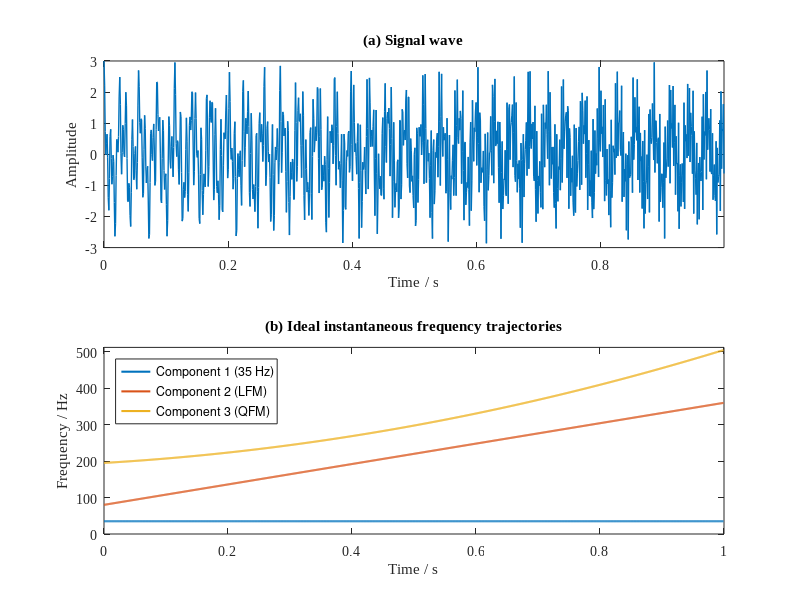

Here is the MATLAB script that generated this plot: (Note: this script raises an error after producing the figure.)
% =========================================================================
% Demonstration of time-frequency analysis for the simulated multi-component signal:
% Time-frequency analysis methods (STFT, SST, SET, MSST, SRT, and the proposed method)
% In terms of TFR, energy concentration, ridge extraction, and signal reconstruction accuracy.
% written by Yabo Wang, School of Electronic Engineering, Xidian University
% Repository: https://github.com/wwwyyybbbcn/A-novel-frequency-direction-post-processing-method.git
% =========================================================================
clc;clear;close all
%% Basic parameters
fs=1024; % Sampling frequency (Hz)
N=1; % Signal duration set to 1s
time=0:1/fs:N-1/fs; % Time vector
Nt=length(time); % Number of sampling points
fre=(0:(Nt-1)/2)/Nt*2*fs/2; % Frequency vector

%% Signal model: multi-component signal
a=1; % Constant amplitude of 1 for all signal components
s1= a*cos(2*pi*(35*time)); % Component 1: Fixed frequency (35 Hz) signal
s2= a*cos(2*pi*( 80*time+140*time.^2)); % Component 2: Linear frequency modulated (LFM) signal
s3= a*cos(2*pi*( 195*time+50*time.^2+70*time.^3)); % Component 3: Quadratic frequency modulated (QFM) signal
s=s1'+s2'+s3';
s_noise=awgn(s,5,"measured");

%% Ideal instantaneous frequencies (IF) for each signal component
IF1(1,1:Nt)=35; % IF of signal component 1
IF2=80+280*time; % IF of signal component 2
IF3=195+100*time+210*time.^2; % IF of signal component 3

%% Signal waveform and instantaneous frequencies
figure;
subplot(2,1,1)
plot(time,s,'linewidth',1);
xlabel('Time / s');ylabel('Amplitude');
xlim([0 max(time)]);
title('(a) Signal wave');
set(gca, 'FontSize', 10, 'Fontname', 'Times New Roman');

subplot(2,1,2)
plot(time,IF1,'linewidth',1.5);
hold on;
plot(time,IF2,'linewidth',1.5);
plot(time,IF3,'linewidth',1.5);
hold off;
xlabel('Time / s');ylabel('Frequency / Hz');
ylim([0 fs/2]);
title('(b) Ideal instantaneous frequency trajectories');
legend('Component 1 (35 Hz)','Component 2 (LFM)','Component 3 (QFM)',"Location","northwest");
set(gca, 'FontSize', 10, 'Fontname', 'Times New Roman');

%% TFA and Renyi entropy
% TFA
w_length=170;
tic;[tfr] = STFT_Y(s,w_length);toc;
tic;[Ts] = SST_Y(s,w_length);  toc;
tic;[~,Te] = SET_Y(s,w_length); toc;
tic;[MTs] = MSST_Y_new(s,w_length,20);toc;
tic;[srt] = SRT(s,w_length,fs);toc;
tic;[tfr_pm] = PM_W(s,w_length);toc;

% Renyi entropy
renyi_stft=renyi(abs(tfr));
renyi_sst=renyi(abs(Ts));
renyi_set=renyi(abs(Te));
renyi_MSST=renyi(abs(MTs));
renyi_srt=renyi(abs(srt));
renyi_pm=renyi(abs(tfr_pm));

%% plot time-frequency representation (TFR)
% Fig. 1
figureUnits = 'inches';
figureWidth = 3.5;
figureHeight = 1.35;
fontSize = 7.5;
figure('Unit', figureUnits, 'Position', [1, 1, figureWidth, figureHeight]);
leftMargin = 0.45;
rightMargin = 0.04;
bottomMargin = 0.23; 
topMargin = 0.13;
hSpace = 0.55;
plotWidth = (figureWidth - leftMargin - rightMargin - hSpace)/2;
plotHeight = figureHeight - topMargin - bottomMargin;

subplot(1,2,1);
mesh(time,fre,abs(tfr),'LineWidth', 0.5);
xlabel('Time (s)', 'FontSize', fontSize);
ylabel('Frequency (Hz)', 'FontSize', fontSize,"Rotation",-70);
zlabel('Amplitude', 'FontSize', fontSize);
title('(a)', 'FontSize', fontSize);
xlim([0 max(time)]);
ylim([0 max(fre)]);
zlim([0 1]);
axis xy
set(gca, 'FontSize', 10, 'Fontname', 'Times New Roman');
view(-19,72)
shading interp;
set(gcf, 'Color', 'white');
xticks([0,0.4,0.8]);
yticks([0,200,400]);
caxis([0 1]);
pos1 = [leftMargin, bottomMargin, plotWidth, plotHeight];
set(gca,'Unit', figureUnits,'FontSize', fontSize, 'Fontname', 'Times New Roman', 'Position', pos1);

subplot(1,2,2);
mesh(time,fre,abs(tfr_pm),'LineWidth', 0.5);
xlabel('Time (s)', 'FontSize', fontSize);
ylabel('Frequency (Hz)', 'FontSize', fontSize,"Rotation",-70);
zlabel('Amplitude', 'FontSize', fontSize);
title('(b)', 'FontSize', fontSize);
xlim([0 max(time)]);
ylim([0 max(fre)]);
zlim([0 1]);
axis xy
set(gca, 'FontSize', 10, 'Fontname', 'Times New Roman');
view(-19,72)
shading interp;
set(gcf, 'Color', 'white');
xticks([0,0.4,0.8]);
yticks([0,200,400]);
caxis([0 1]);
pos2 = [leftMargin + plotWidth + hSpace, bottomMargin, plotWidth, plotHeight];
set(gca,'Unit', figureUnits,'FontSize', fontSize, 'Fontname', 'Times New Roman', 'Position', pos2);

% The TFR result of STFT
figure;
imagesc(time,fre,abs(tfr));
xlabel('Time (s)');
ylabel('Frequency (Hz)');
set(gca, 'FontSize', 10, 'Fontname', 'Times New Roman');
axis xy;
caxis([0 1]);
% 3D visualization of STFT
figure
mesh(time,fre,abs(tfr),'LineWidth', 1);
xlabel('Time (s)');
ylabel('Frequency (Hz)');
zlabel('Amplitude');
xlim([0 max(time)]);
ylim([0 max(fre)]);
zlim([0 1]);
axis xy
shading interp;
set(gcf, 'Color', 'white');
view(-19,72)
caxis([0 1]);
set(gca, 'FontSize', 10, 'Fontname', 'Times New Roman');

% The TFR result of SST
figure;
imagesc(time,fre,abs(Ts));
xlabel('Time (s)');
ylabel('Frequency (Hz)');
set(gca, 'FontSize', 10, 'Fontname', 'Times New Roman');
axis xy;
caxis([0 1]);
% 3D visualization of SST
figure
mesh(time,fre,abs(Ts),'LineWidth', 1);
xlabel('Time (s)');
ylabel('Frequency (Hz)');
zlabel('Amplitude');
xlim([0 max(time)]);
ylim([0 max(fre)]);
zlim([0 1]);
axis xy
shading interp;
set(gcf, 'Color', 'white');
view(-19,72)
caxis([0 1]);
set(gca, 'FontSize', 10, 'Fontname', 'Times New Roman');

% The TFR result of SET
figure;
imagesc(time,fre,abs(Te));
xlabel('Time (s)');
ylabel('Frequency (Hz)');
set(gca, 'FontSize', 10, 'Fontname', 'Times New Roman');
axis xy;
caxis([0 1]);
% 3D visualization of SET
figure
mesh(time,fre,abs(Te),'LineWidth', 1);
xlabel('Time (s)');
ylabel('Frequency (Hz)');
zlabel('Amplitude');
xlim([0 max(time)]);
ylim([0 max(fre)]);
zlim([0 1]);
axis xy
shading interp;
set(gcf, 'Color', 'white');
view(-19,72)
caxis([0 1]);
set(gca, 'FontSize', 10, 'Fontname', 'Times New Roman');

% The TFR result of MSST
figure;
imagesc(time,fre,abs(MTs));
xlabel('Time (s)');
ylabel('Frequency (Hz)');
set(gca, 'FontSize', 10, 'Fontname', 'Times New Roman');
axis xy;
caxis([0 1]);
% 3D visualization of MSST
figure
mesh(time,fre,abs(MTs),'LineWidth', 1);
xlabel('Time (s)');
ylabel('Frequency (Hz)');
zlabel('Amplitude');
xlim([0 max(time)]);
ylim([0 max(fre)]);
zlim([0 1]);
axis xy
shading interp;
set(gcf, 'Color', 'white');
view(-19,72)
caxis([0 1]);
set(gca, 'FontSize', 10, 'Fontname', 'Times New Roman');

% The TFR result of SRT
figure;
imagesc(time,fre,abs(srt));
xlabel('Time (s)');
ylabel('Frequency (Hz)');
set(gca, 'FontSize', 10, 'Fontname', 'Times New Roman');
axis xy;
caxis([0 1]);
% 3D visualization of SRT
figure
mesh(time,fre,abs(srt),'LineWidth', 1);
xlabel('Time (s)');
ylabel('Frequency (Hz)');
zlabel('Amplitude');
xlim([0 max(time)]);
ylim([0 max(fre)]);
zlim([0 1]);
axis xy
shading interp;
set(gcf, 'Color', 'white');
view(-19,72)
caxis([0 1]);
set(gca, 'FontSize', 10, 'Fontname', 'Times New Roman');

% The TFR result of the proposed method
figure;
imagesc(time,fre,abs(tfr_pm));
xlabel('Time (s)');
ylabel('Frequency (Hz)');
set(gca, 'FontSize', 10, 'Fontname', 'Times New Roman');
axis xy;
caxis([0 1]);
% 3D visualization of the proposed method
figure
mesh(time,fre,abs(tfr_pm),'LineWidth', 1);
xlabel('Time (s)');
ylabel('Frequency (Hz)');
zlabel('Amplitude');
xlim([0 max(time)]);
ylim([0 max(fre)]);
zlim([0 1]);
axis xy
shading interp;
set(gcf, 'Color', 'white');
view(-19,72)
caxis([0 1]);
set(gca, 'FontSize', 10, 'Fontname', 'Times New Roman');

%% Multi-ridge extraction
% The ridge extraction result of STFT
[Nf,~]=size(tfr);
Cs_STFT = brevridge_mult(abs(tfr), 1:Nf, 3, 0.02, 20);
Cs_STFT1 = Cs_STFT/Nf*fs/2; % Normalized ridges

% The ridge extraction result of SST
[Nf,~]=size(Ts);
Cs_SST = brevridge_mult(abs(Ts), 1:Nf, 3, 0.02, 20);
Cs_SST1 = Cs_SST/Nf*fs/2; % Normalized ridges

% The ridge extraction result of SET
[Nf,~]=size(Te);
Cs_SET = brevridge_mult(abs(Te), 1:Nf, 3, 0.02, 20);
Cs_SET1 = Cs_SET/Nf*fs/2; % Normalized ridges

% The ridge extraction result of MSST
[Nf,~]=size(MTs);
Cs_MSST = brevridge_mult(abs(MTs), 1:Nf, 3, 0.02, 20);
Cs_MSST1 = Cs_MSST/Nf*fs/2; % Normalized ridges

% The ridge extraction result of SRT
[Nf,~]=size(srt); 
Cs_SRT = brevridge_mult(abs(srt), 1:Nf, 3, 0.02, 20); 
Cs_SRT1 = Cs_SRT/Nf*fs/2; % Normalized ridges

% The ridge extraction result of the proposed method
[Nf,~]=size(tfr_pm);
Cs_PM = brevridge_mult(abs(tfr_pm), 1:Nf, 3, 0.02, 20);
Cs_PM1 = Cs_PM/Nf*fs/2; % Normalized ridges

%% Ridge-only signal reconstruction
% The reconstruction result of STFT
k=1;
j=1;
RS=zeros(3,Nt);
for k=1:3
    for j=1:Nt
        RS(k,j)=sum(real(tfr(Cs_STFT(k,j),j)));
        tfr(Cs_STFT(k,j),j)=0;
    end
end
STFT_RS=sum(real(RS)); % Reconstructed signal
% The residual and mean absolute error
signal_stft=s(:,1)'-STFT_RS(1,:); % residual error
MAE_STFT = mean(abs(signal_stft)); % mean absolute error (MAE)

% The reconstruction result of SST
k=1;
j=1;
RS=zeros(3,Nt);
for k=1:3
    for j=1:Nt
        RS(k,j)=sum(real(Ts(Cs_SST(k,j),j)));
        Ts(Cs_SST(k,j),j)=0;
    end
end
SST_RS=sum(real(RS)); % Reconstructed signal
% The residual and mean absolute error
signal_sst=s(:,1)'-SST_RS(1,:); % residual error
MAE_SST = mean(abs(signal_sst)); % mean absolute error (MAE)

% The reconstruction result of SET
k=1;
j=1;
RS=zeros(3,Nt);
for k=1:3
    for j=1:Nt
        RS(k,j)=sum(real(Te(Cs_SET(k,j),j)));
        Te(Cs_SET(k,j),j)=0;
    end
end
SET_RS=sum(real(RS)); % Reconstructed signal
% The residual and mean absolute error
signal_set=s(:,1)'-SET_RS(1,:); % residual error
MAE_SET = mean(abs(signal_set)); % mean absolute error (MAE)

% The reconstruction result of MSST
k=1;
j=1;
RS=zeros(3,Nt);
for k=1:3
    for j=1:Nt
        RS(k,j)=sum(real(MTs(Cs_MSST(k,j),j)));
        MTs(Cs_MSST(k,j),j)=0;
    end
end
MSST_RS=sum(real(RS)); % Reconstructed signal
% The residual and mean absolute error
signal_msst=s(:,1)'-MSST_RS(1,:); % residual error
MAE_MSST = mean(abs(signal_msst)); % mean absolute error (MAE)

% The reconstruction result of SRT
k=1;
j=1;
RS=zeros(3,Nt);
for k=1:3
    for j=1:Nt
        RS(k,j)=sum(real(srt(Cs_SRT(k,j),j)));
        srt(Cs_SRT(k,j),j)=0;
    end
end
SRT_RS=sum(real(RS)); % Reconstructed signal
% The residual and mean absolute error
signal_srt=s(:,1)'-SRT_RS(1,:); % residual error
MAE_srt = mean(abs(signal_srt)); % mean absolute error (MAE)

% The reconstruction result of the proposed method
k=1;
j=1;
RS=zeros(3,Nt);
for k=1:3
    for j=1:Nt
        RS(k,j)=sum(real(tfr_pm(Cs_PM(k,j),j)));
        tfr_pm(Cs_PM(k,j),j)=0;
    end
end
PM_RS=sum(real(RS)); % Reconstructed signal
% The residual and mean absolute error
signal_pm=s(:,1)'-PM_RS(1,:); % residual error
MAE_pm = mean(abs(signal_pm)); % mean absolute error (MAE)

% Residual error curve
figure
plot(time, s, 'LineWidth', 1);
hold on
plot(time, signal_stft, 'LineWidth', 1);
plot(time, signal_sst, 'LineWidth', 1);
plot(time, signal_set, 'LineWidth', 1);
plot(time, signal_msst, 'LineWidth', 1);
plot(time, signal_srt, 'LineWidth', 1);
plot(time, signal_pm, 'LineWidth', 1);
hold off
xlabel('Time (s)', 'FontSize', 10);
ylabel('Amplitude', 'FontSize', 10);
xlim([0 max(time)]);
ylim([-3 3]);
legend("Original signal",'STFT','SST','SET','MSST','SRT','PM','NumColumns', 4,'orientation', 'horizontal','FontSize', 10,"Location",'north');
set(gca, 'FontSize', 10, 'Fontname', 'Times New Roman');